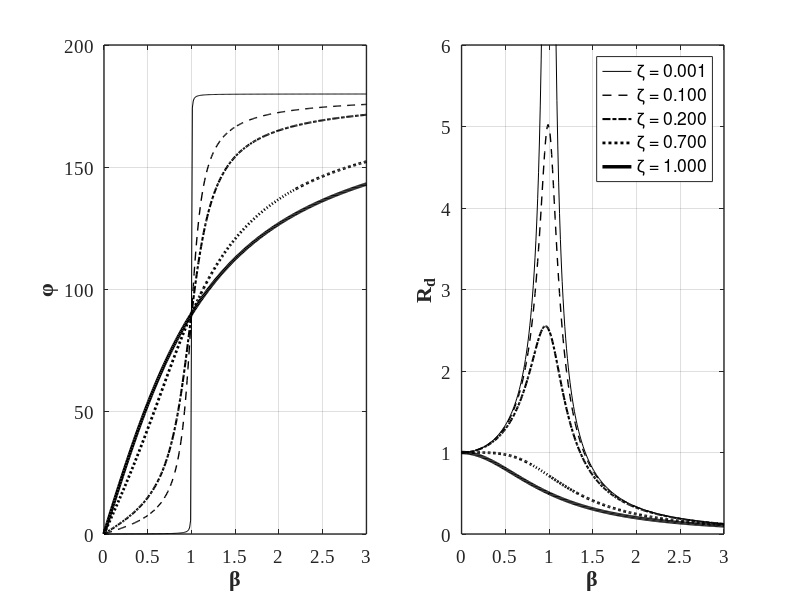

Write the MATLAB code that produced this figure.
%% Structural Dynamics and Vibration Control(M. Azimi et al.)
%% Figure 3-17: Response Modification Factor and Phase Angle for Different Damping Ratios

clear; close all; clc;
%% Parameters
beta1  = 0.0:0.01:.99;
beta2  = 1.01:0.01:3.0;

Legend = {'\zeta = 0.001';'\zeta = 0.100';'\zeta = 0.200';'\zeta = 0.700';'\zeta = 1.000'};
Lines  = {'-k';           '--k';          '-.k';          ':k';           '-k';          };

%% Calculate The Response & Plot
i = 0;
for zeta = [0.001, 0.1, 0.2, 0.7, 1.0]
    i = i+1;
    z = zeta;
    Rd = [1./sqrt((1-beta1.*beta1).^ 2+(2*zeta*beta1).^ 2),...
          1./sqrt((1-beta2.*beta2).^ 2+(2*zeta*beta2).^ 2)];

    phi = [atand(2*zeta.*beta1./(1-beta1.*beta1)),...
           atand(2*zeta.*beta2./(1-beta2.*beta2))+180];

   
figure(1);  set(figure(1), 'Position', [200   100   883   400])
            subplot(1,2,2); hold on; grid on; box on;
                plot([beta1 beta2],Rd,Lines{i},'LineWidth',i/2,'Color',[0 0 0]); axis([0 3 0 6]); 
                
                legend(Legend)
                set(gca, 'LineWidth',1, 'FontWeight','normal', 'FontName','Times New Roman', 'FontSize',14)               
                xlabel('\beta', 'fontsize',16, 'fontname','Times New Roman','FontWeight','Bold')
                ylabel('R_d', 'fontsize',16, 'fontname','Times New Roman','FontWeight','Bold')
            .............................................................
            subplot(1,2,1); hold on; grid on; box on;
                plot([beta1 beta2],phi,Lines{i},'LineWidth',i/2,'Color',[0 0 0]);
                
                set(gca, 'LineWidth',1, 'FontWeight','normal', 'FontName','Times New Roman', 'FontSize',14)               
                xlabel('\beta', 'fontsize',16, 'fontname','Times New Roman','FontWeight','Bold')
                ylabel('\phi', 'fontsize',16, 'fontname','Times New Roman','FontWeight','Bold')
end
%
%% Print
print('FIG_3_17','-dpng')
